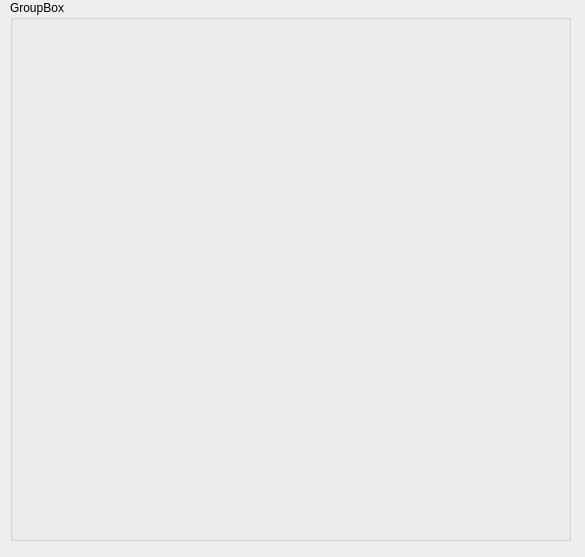
<?xml version="1.0" encoding="UTF-8"?>
<ui version="4.0">
 <class>RecentForm</class>
 <widget class="QWidget" name="RecentForm">
  <property name="geometry">
   <rect>
    <x>0</x>
    <y>0</y>
    <width>585</width>
    <height>557</height>
   </rect>
  </property>
  <property name="windowTitle">
   <string>Form</string>
  </property>
  <widget class="QGroupBox" name="groupBox">
   <property name="geometry">
    <rect>
     <x>10</x>
     <y>0</y>
     <width>561</width>
     <height>541</height>
    </rect>
   </property>
   <property name="sizePolicy">
    <sizepolicy hsizetype="Preferred" vsizetype="Preferred">
     <horstretch>3</horstretch>
     <verstretch>0</verstretch>
    </sizepolicy>
   </property>
   <property name="minimumSize">
    <size>
     <width>100</width>
     <height>100</height>
    </size>
   </property>
   <property name="title">
    <string>GroupBox</string>
   </property>
  </widget>
 </widget>
 <resources/>
 <connections/>
</ui>
